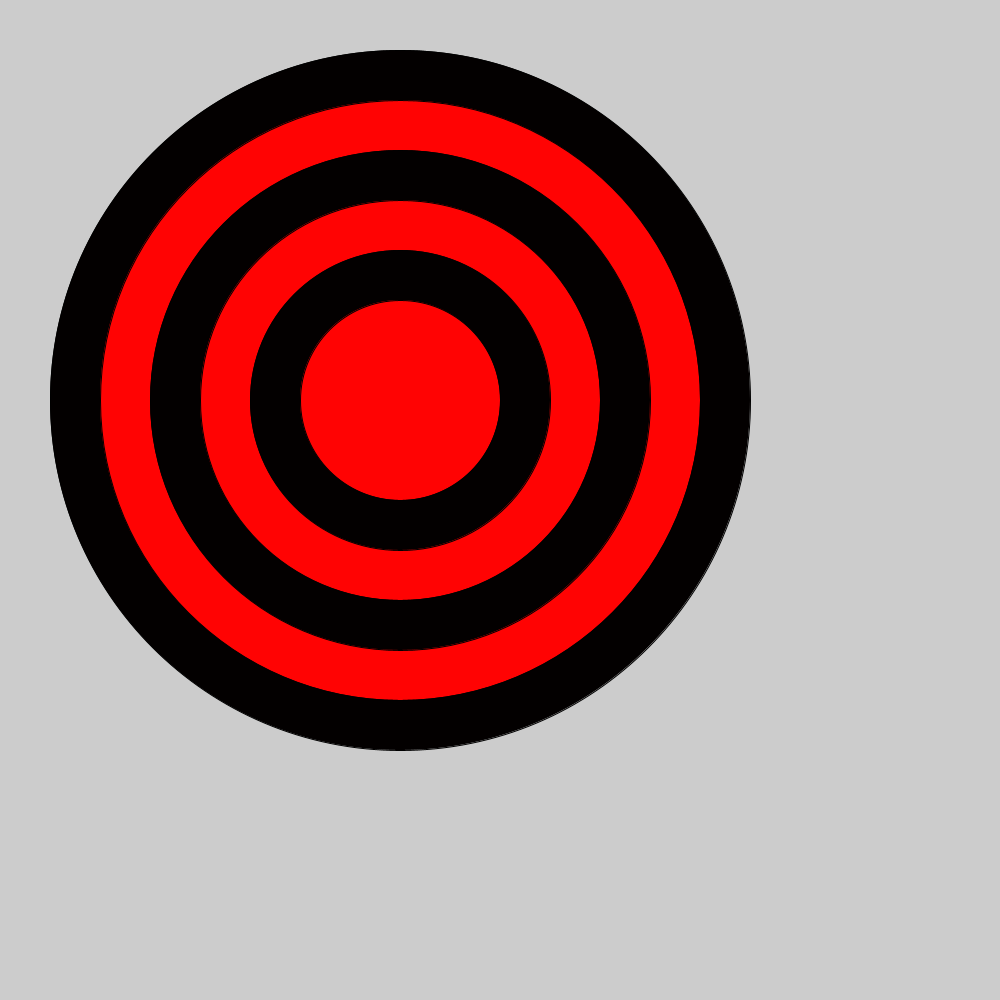
Frame 1 (no input)
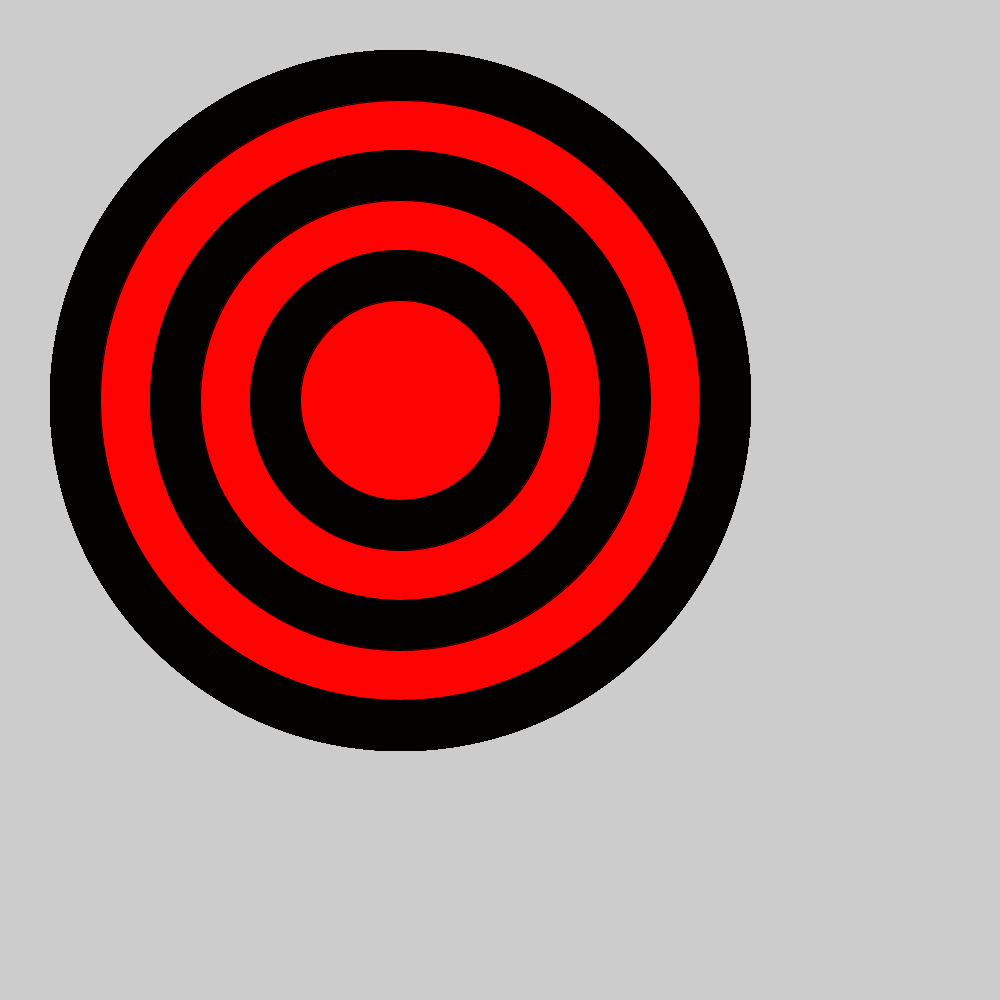
Frame 60 (the mouse pressed at the canvas centre just before this capture)
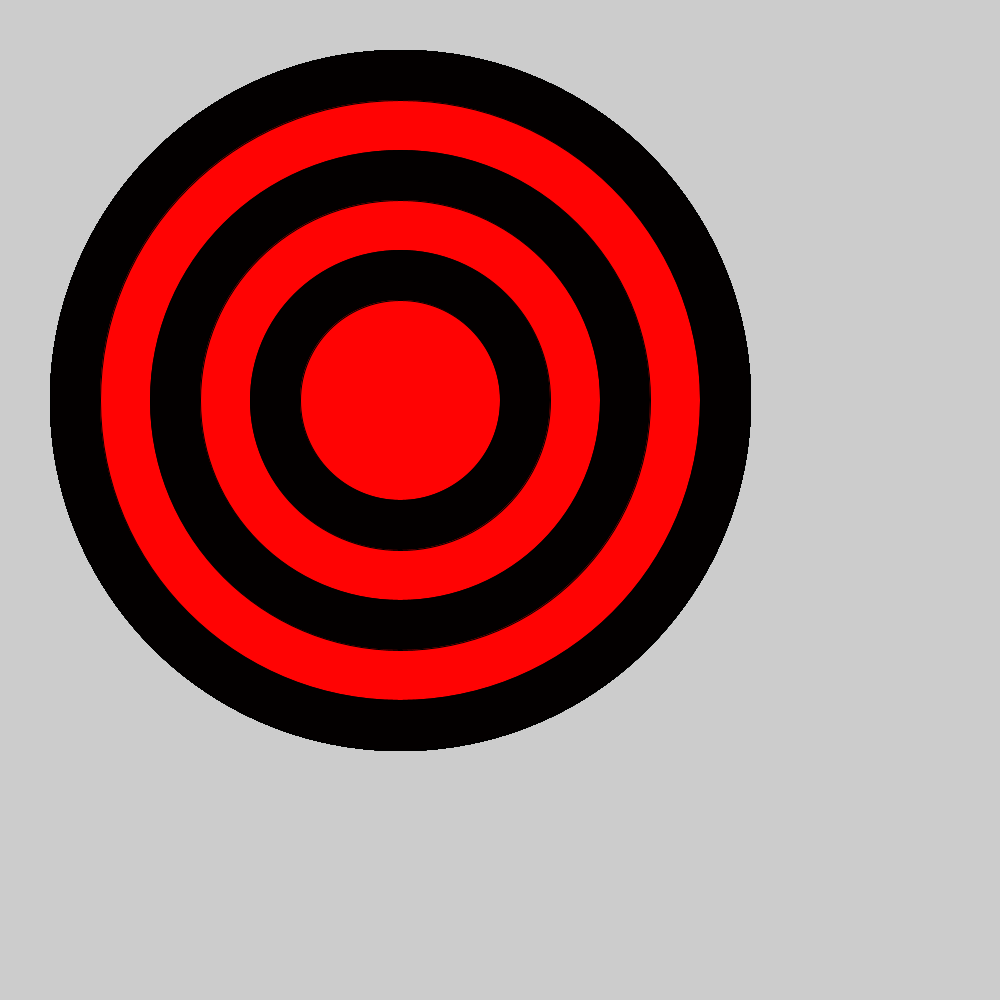
Frame 120 (the mouse held since frame 60 and released just before this capture)

The Processing sketch that drew these frames (run headless with seeded random() and noise(); from frame 60 on, the mouse is pressed at the canvas centre):

// Processing sketch: bullseye
// ── bullseye.pde

    void setup(){
        size(1000,1000);  

    }

    void draw(){
        int circleSize = 800;
        int ring_count = 0;
        for(int i=7; i >1; i--){
          ring_count = ring_count+1;
          if (ring_count % 2 == 0) {
          fill(#FF0303);
        }
        else{
          fill(#030000);
    }
        circleSize = 100 * i;
        ellipse(400,400,circleSize,circleSize);
        }
      }
